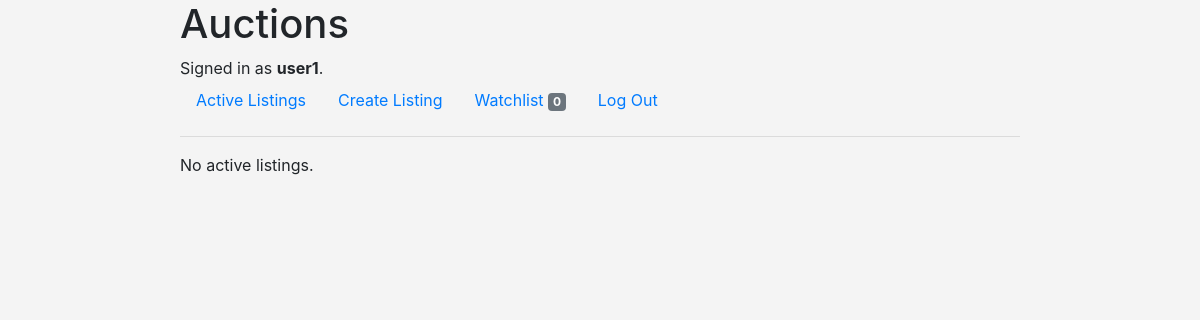
/watchlist/ (signed in), run on an earlier commit of the app's database.
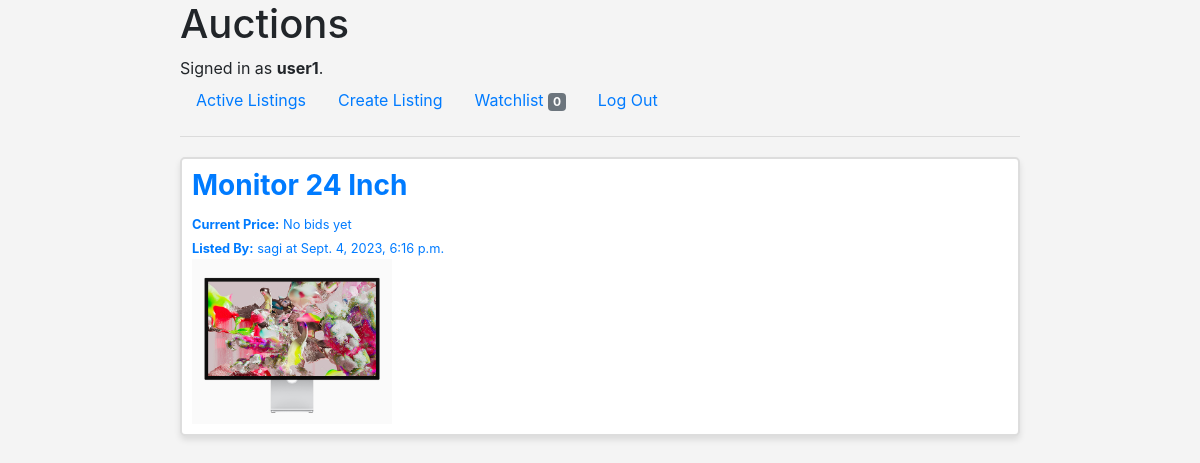
And on a later commit of the database.
### auctions/models.py (models this page shows)
class AuctionList(models.Model):
    seller = models.ForeignKey('User', on_delete=models.CASCADE, related_name = "lists")
    productName = models.CharField(max_length=64)
    initialPrice = models.DecimalField(max_digits=30, decimal_places=2)
    info = models.TextField(max_length=1000)
    creationTime = models.DateTimeField(auto_now_add=True)
    image = models.ImageField(upload_to= user_directory_path, blank=True, null=True)
    watchlist = models.ManyToManyField(User, blank=True, related_name = "watchlist")
    CATEGORY_CHOICES = [
        ('Uncategorized', 'Select a category'),
        ('Electronics', 'Electronics'),
        ('Clothing', 'Clothing'),
        ('Home and Garden', 'Home and Garden'),
        ('Toys and Games', 'Toys and Games'),
        ('Books', 'Books'),
        ('Sports and Outdoors', 'Sports and Outdoors'),
        ('Automotive', 'Automotive'),
        ('Jewelry and Watches', 'Jewelry and Watches'),
        ('Collectibles', 'Collectibles'),
        ('Health and Beauty', 'Health and Beauty'),
        ('Music and Instruments', 'Music and Instruments'),
        ('Art and Crafts', 'Art and Crafts'),
        ('Food and Beverages', 'Food and Beverages'),
        ('Pets', 'Pets'),
        ('Travel and Experiences', 'Travel and Experiences'),
        ('Other', 'Other'),
    ]
    category = models.CharField(
        max_length=50,
        choices=CATEGORY_CHOICES,
        default='Uncategorized',
    )
    AUCTION_STATUS_CHOICES = (
        ('active', 'Active'),
        ('closed', 'Closed')
    )
    status = models.CharField(
        max_length=10,
        choices=AUCTION_STATUS_CHOICES,
        default='active'  # Set the default status to 'active' when an auction is created.
    )

class User(AbstractUser):
    pass

### auctions/views.py (the view)
# urls.py: path("watchlist/", views.watchlist, name="watchlist"),
@login_required
def watchlist(request):
    newNotifications = request.user.notifications.filter(is_read=False)
    newNotificatedProductsIds = list(newNotifications.values_list('product__id', flat=True))
    watchlist = request.user.watchlist.all()
    return render(request,"auctions/watchlist.html",{
        "watchlist":watchlist,
        "newNotificatedProductsIds":newNotificatedProductsIds
    })

### auctions/context_processors.py (called while the page is built)
def notification_count(request):
    if request.user.is_authenticated:
        return {'notification_count': Notification.objects.filter(user=request.user, is_read=False).count()}
    return {}

### auctions/templates/auctions/watchlist.html (shortened to what this page needs)
{% extends "auctions/layout.html" %}
{% block body %}
    {% for product in watchlist %}
    <a href="{% url 'productPage' product.id%}" class="auctionProductLink">
        <div class="auctionProduct">
            <div class="productText">
                <h3><b> {{product.productName}}  </b></h3>
                {% if product.highestBid %}
                    {% if product.status == 'active' %}
                        <small><b>Current Price:</b> {{ product.highestBid|floatformat:2  }}$</small> <br>
                    {% else %}
                        <small><b>Winning Bid:</b> {{ product.highestBid|floatformat:2  }}$</small> <br>
                    {% endif %}
                {% else %}
                    {% if product.status == 'active' %}
                        <small><b>Current Price:</b> No bids yet</small><br>
                    {% else %}
                        <small><b>Winning Bid:</b> No bids were placed </small><br>
                    {% endif %}
                {% endif %}
                <small><b>Listed By:</b> {{product.seller}} at {{ product.creationTime }}</small>
            </div>
            <div class="productImg">
                {% if product.image %}
                    <img src="{{ product.image.url }}" alt="{{ product.productName }}" style="max-width: 200px;">
                {% endif %}
            </div>
        </div>
    </a>
    {%empty%}
        <p>No active listings.</p>
    {% endfor %}
{% endblock %}

What changed in the data, as far as the page shows it:
added AuctionList: productName "Monitor 24 Inch", shows "Current Price:", status "No bids yet", seller "sagi", creationTime "Sept. 4, 2023, 6:16 p.m.", image (picture)
Also different on the page:
text no longer shown: "No active listings."
